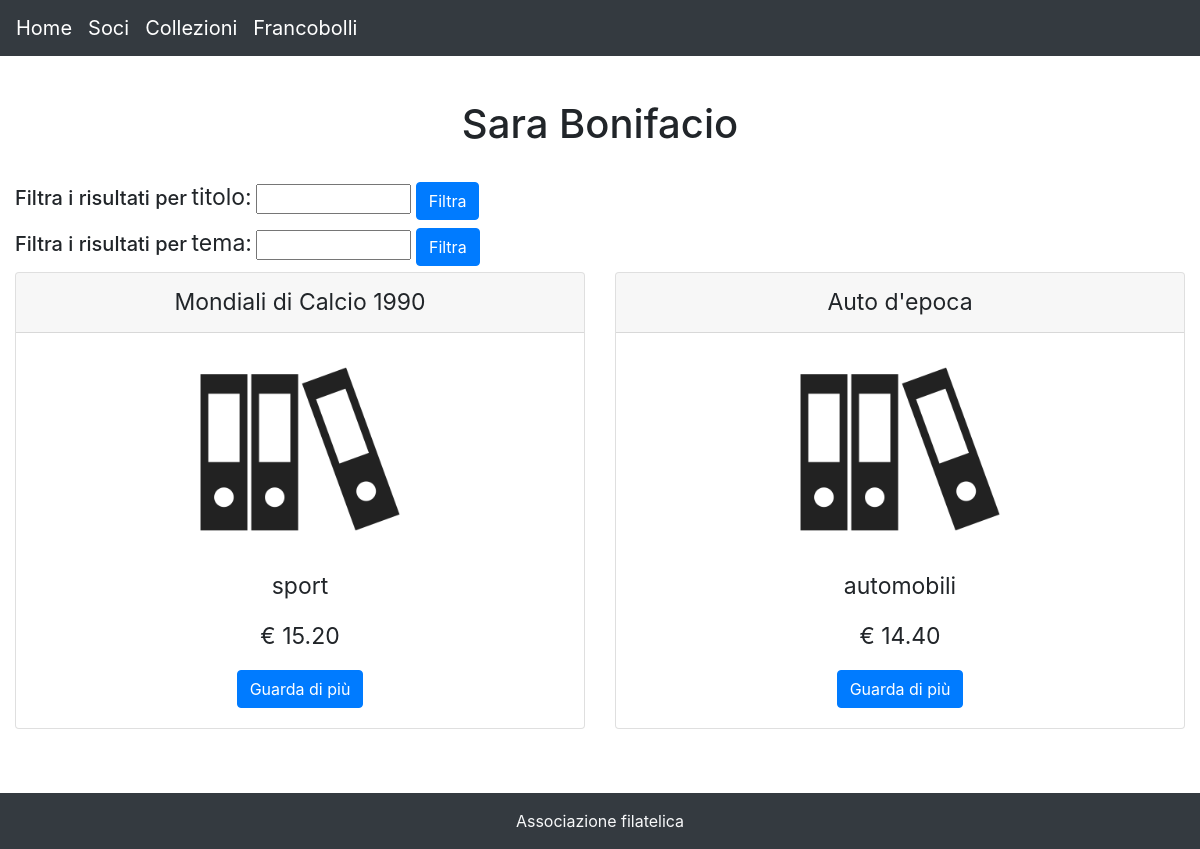
Screenshot of /collection.php?id=3 with the database file from the repository.
### tables this page shows
CREATE TABLE collezionisti(
  id INT PRIMARY KEY AUTO_INCREMENT,
  nome VARCHAR(30) NOT NULL,
  cognome VARCHAR(30) NOT NULL,
  genere ENUM ("M", "F")
);

CREATE TABLE collezioni(
  id INT PRIMARY KEY AUTO_INCREMENT,
  titolo VARCHAR(50) NOT NULL,
  collezionista INT NOT NULL,
  tema VARCHAR(30) NOT NULL,
  FOREIGN KEY(collezionista) REFERENCES collezionisti(id)
);

### collection.php (the view, shortened to what this page needs)
<?php
require "libs/dbconnection.php";
$count = $card = 0;
if (isset($_GET['id'])) {
  $isCollection = 1; $id = $_GET['id'];
  try {
    if (isset($_POST['title'])){
      $titolo = '"%'.$_POST['title'].'%"';
      $sql = "SELECT * FROM prezzoCollezione WHERE collezionista = $id AND titolo LIKE $titolo";
    } else if (isset($_POST['topic'])){
      $tema = '"%'.$_POST['topic'].'%"';
      $sql = "SELECT * FROM prezzoCollezione WHERE collezionista = $id AND tema LIKE $tema";
    } else {
      $sql = "SELECT * FROM prezzoCollezione WHERE collezionista = $id";
    }
    $rs = $dbConnection->query($sql);
  } catch (PDOException $e) {
    die('Errore nella lettura delle collezioni.');
  }
  try {
    $sqlName = "SELECT * FROM collezionisti WHERE id = $id";
    $rsName = $dbConnection->query($sqlName);
  } catch (PDOException $e) {
    die('Errore nella lettura dei collezionisti.');
  }
  while($rowName = $rsName->fetch()){
    $title = $rowName['nome'] . " " . $rowName['cognome'];
    break;
  }
}
require "libs/header.php";
?>
<br><h1 class="text-center"><?= $title ?></h1><br>
<?php if($isCollection == 1){ $action = "collection.php?id=".$id;} else { $action = "collection.php"; } ?>
<div>
  <form action="<?= $action ?>" method="post">
    <label><h5>Filtra i risultati per </h5></label>
    <label>titolo:</label>
    <input type="text" name="title" style="width:155px">
    <input type="submit" value="Filtra" class="btn btn-primary">
  </form>
</div>
<div>
  <form action="<?= $action ?>" method="post">
    <label><h5>Filtra i risultati per </h5></label>
    <label>tema:</label>
    <input type="text" name="topic" style="width:155px">
    <input type="submit" value="Filtra" class="btn btn-primary">
  </form>
</div>
<?php while ($row = $rs->fetch()) : ?>
  <?php if($card % 4 == 0): ?> <div class="card-deck"> <?php endif; ?>
    <div class="card text-center" style="width: 25rem;">
      <div class="card-header" style="text-align: center;font-size:23px"><?php echo $row['titolo']; ?></div><p></p>
      <div class="card-img-top"> <img src="media/collezione.png" width="200" height="200"> </div>
      <div class="card-body">
        <p><?= $row['tema'] ?></p>
        <p>€ <?= $row['prezzo'] ?></p>
        <a href="poststamp.php?id=<?= $row['id'] ?>" class="btn btn-primary">Guarda di più</a>
      </div>
    </div>
<?php $card = $card + 1; $count = $count + 1; endwhile; ?>
</div><br><br>
<?php require "libs/footer.php"; ?>

### libs/header.php (style rules this page uses)
p, label { font-size:23px }

### rows the page displays
collezionisti: title "Sara Bonifacio"
collezioni: titolo "Mondiali di Calcio 1990", tema "sport", prezzo "15.20"
collezioni: titolo "Auto d'epoca", tema "automobili", prezzo "14.40"
